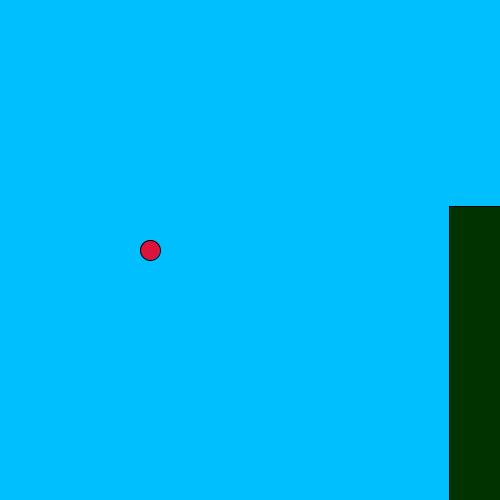
Frame 1 (no input)
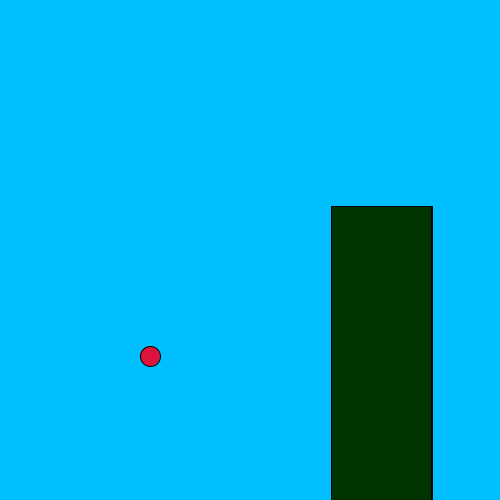
Frame 60 (the mouse pressed at the canvas centre just before this capture)
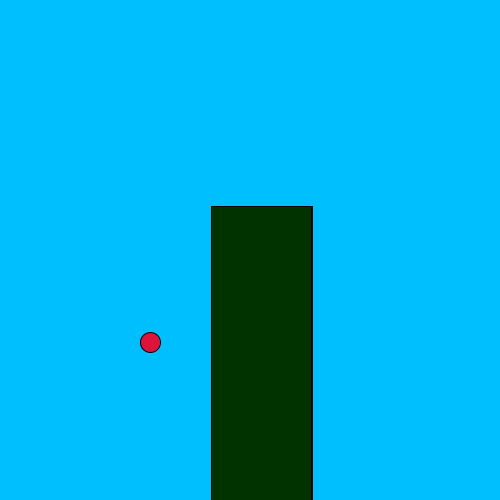
Frame 120 (the mouse held since frame 60 and released just before this capture)

The Processing sketch that drew these frames (run headless with seeded random() and noise(); from frame 60 on, the mouse is pressed at the canvas centre):

// Processing sketch: flappyBird
// ── flappyBird.pde
float X ;
float Y ;
float pipeX;
float pipeY;
int Width;
int Height;
float pipeWidth ;
float pipeHeight ;
float birdYVelocity ;
float gravity = 0.06;
void setup() {
  size(500, 500);
  birdYVelocity = 0;
  pipeHeight = random(100, 400);
  pipeY = 500-pipeHeight;
  ;
  pipeWidth = 100;
  X = 150;
  Y = 250;
  Width = 20;
  Height = 20;
  pipeX = 450;
}

void draw() {
  Y = Y + birdYVelocity;
  birdYVelocity +=gravity;
  background(0, 191, 255);
  fill(220, 20, 60);    
  ellipse(X, Y, Width, Height);
  fill(0, 51, 0) ; 

  rect(pipeX, pipeY, pipeWidth, pipeHeight)  ;
  pipeX-=1;
  if (pipeX <=0) {
    pipeX=450;
    pipeHeight = random(100, 400);
    pipeY = 500-pipeHeight;
  }
  if (intersects(X,Y,pipeX,pipeY, pipeHeight)){
    Y = 250;
    pipeX = 450;
  }
rect(pipeX, pipeY, pipeWidth, pipeHeight);  
pipeX-=1;


}
void mousePressed() {
  birdYVelocity =-2;
  System.out.println(birdYVelocity);
}
boolean intersects(float birdX, float birdY, float paddleX, float paddleY, float paddleLength) {
  if (birdY > paddleY - 4 && birdX > paddleX && birdX < paddleX + paddleLength)
    return true;
  else 
  return false;
}
